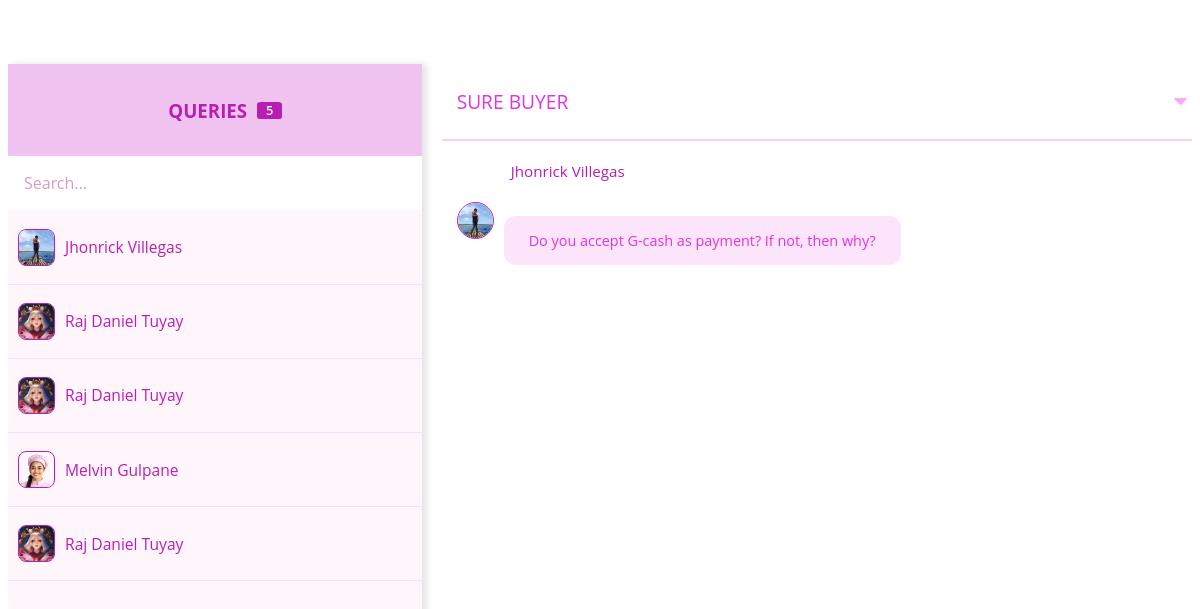
Screenshot of /PHP/admin-queries.php with the database file from the repository.
### tables this page shows
CREATE TABLE `tbl_queries` (
  `query_id` int(11) NOT NULL,
  `user_id` int(11) NOT NULL,
  `subject` varchar(255) NOT NULL,
  `query_text` text NOT NULL,
  `query_reply` text NOT NULL,
  `created_at` timestamp NOT NULL DEFAULT current_timestamp()
);

CREATE TABLE `tbl_user` (
  `user_id` int(11) NOT NULL,
  `email` varchar(30) NOT NULL,
  `password` varchar(255) NOT NULL,
  `created_at` timestamp NOT NULL DEFAULT current_timestamp(),
  `firstname` varchar(30) NOT NULL,
  `middlename` varchar(30) NOT NULL,
  `lastname` varchar(30) NOT NULL,
  `age` int(3) NOT NULL,
  `username` varchar(30) NOT NULL,
  `contact_no` varchar(15) NOT NULL,
  `gender` enum('Male','Female','','') NOT NULL,
  `birthday` date NOT NULL,
  `display_photo` varchar(255) NOT NULL DEFAULT 'sample-profile.png'
);

### PHP/admin-queries.php (the view, shortened to what this page needs)
<div id="mother-div">
    <div id="customers-nav">
        <div id="tag-queries">
            <h3 style="color: #B91EB3;">Queries</h3>
            <?php
            $query = "SELECT COUNT(DISTINCT tbl_queries.query_id) AS user_count FROM tbl_user JOIN tbl_queries ON tbl_user.user_id = tbl_queries.user_id";
            $result = mysqli_query($connection, $query);
            $userCount = 0;
            if ($result && $row = mysqli_fetch_assoc($result)) {
                $userCount = $row['user_count'];
            }
            ?>
            <p class="notif"><?php echo $userCount; ?></p>
        </div>
        <input type="text" name="search" id="search-query" placeholder="Search..." onInput="filterCategories(this.value)">
        <?php
        $query = "SELECT * FROM tbl_user JOIN tbl_queries ON tbl_user.user_id = tbl_queries.user_id ORDER BY tbl_queries.query_id DESC";
        $result = mysqli_query($connection, $query);
        $firstUserQueryId = null;
        $firstUserOutput = '';
        while ($row = mysqli_fetch_assoc($result)) {
            if ($firstUserQueryId === null) {
                $firstUserQueryId = $row['query_id'];
                $firstUserOutput = '<div id="content">
                        <div class="subject">
                            <h2>' . htmlspecialchars($row['subject']) . '</h2>
                            <img src="../IMG/icon-dropdown.png" class="dropdown" alt="Dropdown" width="15" height="15">
                        </div>
                        <div class="message">
                            <h2>' . htmlspecialchars($row['firstname'] . " " . $row['lastname']) . '</h2>
                            <div class="msg-content">
                                <img src="' . "../IMG/Profile-Image/" . htmlspecialchars($row['display_photo']) . '" alt="User">
                                <p>' . htmlspecialchars($row['query_text']) . '</p>
                            </div>
                        </div>
                    </div>';
            }
        ?>
            <button id="customer-id" class="customer-id <?php echo $firstUserQueryId === $row['query_id'] ? 'active' : ''; ?>"
                data-query="<?php echo $row['query_id']; ?>"
                data-name="<?php echo strtolower($row['firstname'] . " " . $row['lastname']); ?>">
                <img src="<?php echo "../IMG/Profile-Image/" . htmlspecialchars($row['display_photo']); ?>" alt="User">
                <h3><?php echo htmlspecialchars($row['firstname'] . " " . $row['lastname']); ?></h3>
            </button>
        <?php
        }
        ?>
    </div>
    <div id="chat-box">
        <?php echo $firstUserOutput; ?>
    </div>
</div>

### PHP/admin-queries.php (style rules this page uses)
* { font-family: 'Open Sans'; color: #B91EB3; }
#mother-div { width: 100%; height: auto; display: flex; align-items: center; justify-content: center; flex-wrap: wrap; padding-top: 7vh; }
#customers-nav { width: 35%; max-height: 93vh; height: 93vh; overflow-y: auto; display: flex; align-items: flex-start; justify-content: flex-start; flex-direction: column; background-color: #fff6fc; box-shadow: 5px 0 6px rgba(0, 0, 0, 0.1); }
#customers-nav #search-query { width: 100%; padding: 2vh; font-size: 1rem; border: none; }
#customers-nav #search-query::placeholder { color: #da9bc1; }
#tag-queries { width: 100%; padding: 15px 10px; display: flex; align-items: center; justify-content: center; gap: 10px; background-color: #f1c3f0; cursor: default; color: #f95cba; text-transform: uppercase; user-select: none; }
.notif { width: 25px; display: flex; align-items: center; justify-content: center; height: 17px; font-weight: 600; font-size: 0.8rem; border-radius: 15%; color: white; background-color: #B91EB3; }
#customer-id { width: 100%; padding: 10px; display: flex; align-items: center; justify-content: flex-start; gap: 10px; background-color: transparent; border: none; border-bottom: 1px solid #e333dd20; cursor: pointer; color: #B91EB3; }
#customer-id img { width: 35px; height: 35px; border: 1px solid #B91EB3; border-radius: 1vh; }
#customer-id h3 { font-weight: 500; }
#chat-box { width: 65%; max-height: 93vh; height: 93vh; position: relative; overflow-x: hidden; overflow-y: auto; }
#content { width: 95%; height: auto; margin: auto; display: flex; justify-content: flex-start; align-items: flex-start; flex-wrap: wrap; flex-direction: column; }
.subject { width: 100%; display: flex; justify-content: space-between; align-items: center; padding: 8px 15px; border-bottom: 2px solid #e333dd3d; }
.subject h2 { font-size: 1.2rem; font-weight: 400; color: #e333de; }
.subject img { cursor: pointer; }
.message { width: 100%; display: flex; justify-content: start; flex-direction: column; flex-wrap: wrap; align-items: start; padding: 8px 15px; transform: translateY(0); opacity: 1; visibility: visible; transition: transform 0.3s ease-in-out, opacity 0.3s ease-in-out, visibility 0.3s ease-in-out; }
.message h2 { font-size: 0.95rem; font-weight: 400; color: #b61eb1; padding-left: 4.5vw; }
.message .msg-content { width: 100%; display: flex; justify-content: start; align-items: start; gap: 10px; padding: 8px 0; transition: 0.3s ease-in-out; }
.message .msg-content img, .message1 .msg-content img { width: 35px; height: 35px; border: 1px solid #B91EB3; border-radius: 50vw; }
.message .msg-content p, .message1 .msg-content p { padding: 15px 25px; border-radius: 1vw; background-color: #e333dd20; text-align: justify; font-size: 0.9rem; color: #e333de; }

### rows the page displays
tbl_queries: user.display_photo (picture), user.lastname "Jhonrick Villegas", subject "SURE BUYER", query_text "Do you accept G-cash as payment? If not, then why?"
tbl_queries: user.display_photo (picture), user.lastname "Raj Daniel Tuyay"
tbl_queries: user.display_photo (picture), user.lastname "Raj Daniel Tuyay"
tbl_queries: shows a picture, user.lastname "Melvin Gulpane"
tbl_queries: user.display_photo (picture), user.lastname "Raj Daniel Tuyay"
tbl_user: firstname+lastname "Jhonrick Villegas", display_photo (picture)

### other values shown
$userCount "5"
